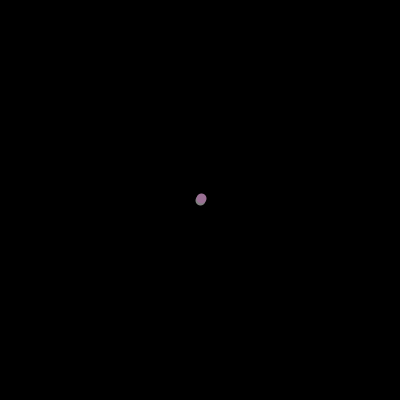
Frame 1 (no input)
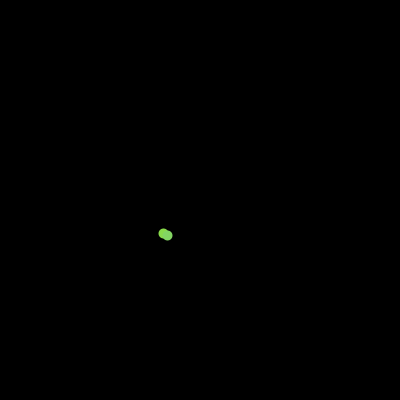
Frame 60 (the mouse pressed at the canvas centre just before this capture)
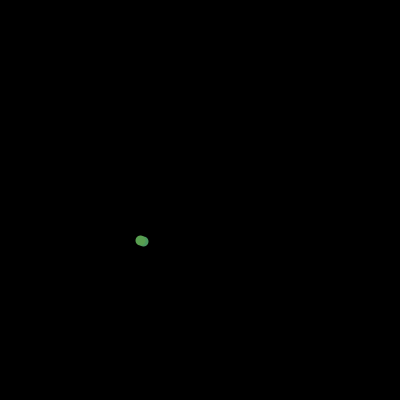
Frame 120 (the mouse held since frame 60 and released just before this capture)

The Processing sketch that drew these frames (run headless with seeded random() and noise(); from frame 60 on, the mouse is pressed at the canvas centre):

// Processing sketch: processing_68443
// ── processing_68443.pde

void setup(){
  size(400,400);
  background(0);
  strokeWeight(10);
  frameRate(30);
}
int x = 200;
int y = 200;
int r = 127;
int g = 127;
int b = 127;
void draw(){
  background(0);
  stroke(r,b,g);
  point(x,y);
  x=(x+int (random(-5,5)))%400;
  y=(y+int (random(-5,5)))%400;
  r=(r+int (random(-30,30)))%256;
  b=(b+int (random(-30,30)))%256;
  g=(g+int (random(-30,30)))%256;
  stroke(r,b,g);
  point(x,y);
}
  
  
